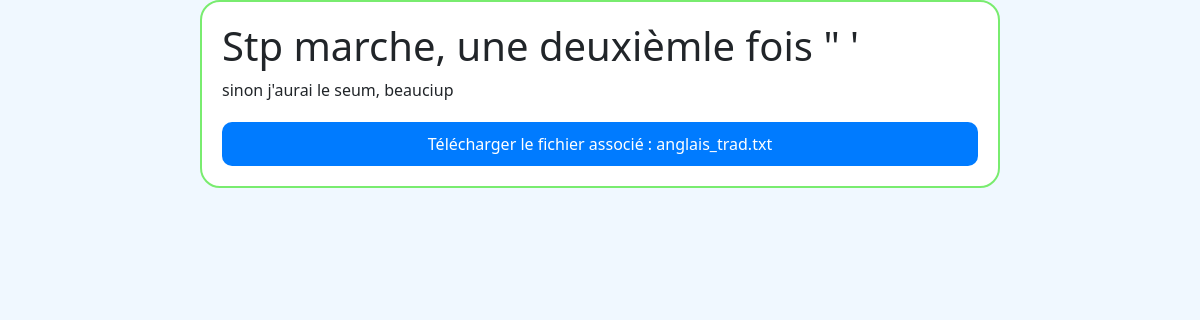
Page /homeworks/1/2 on the committed database.
### app.py (models this page shows)
class Answer(db.Model):
    id = db.Column(db.Integer, primary_key=True)
    homework_id = db.Column(db.Integer)
    title = db.Column(db.String(200), index=True, unique=True)
    content = db.Column(db.String(2000))
    user_id = db.Column(db.String(200))
    due_date = db.Column(db.String(50))
    file_data = db.Column(db.LargeBinary, nullable=True)
    file_name = db.Column(db.String(100), nullable=True)

### app.py (the view)
@app.route('/homeworks/', defaults={'homework_id': None, 'answer_id': None}, methods=['GET'])
@app.route('/homeworks/<int:homework_id>/', defaults={'answer_id': None}, methods=['GET'])
@app.route('/homeworks/<int:homework_id>/<int:answer_id>', methods=['GET'])
def homeworks(homework_id=None, answer_id=None):
    if homework_id:
        homework = Homework.query.get(int(homework_id))
        answers = Answer.query.filter_by(homework_id=homework_id).all()
        if homework:
            if answer_id:
                answer = Answer.query.get(int(answer_id))
                if answer:
                    return render_template('answer.html', homework=homework, ans=answer)
                else:
                    session.pop('_flashes', None)
                    flash('Answer not found.')
                    return redirect(url_for('homeworks')+str(homework_id))
            else:
                return render_template('homework_answers.html', homework=homework, answers=answers)
        else:
            session.pop('_flashes', None)
            flash('Homework not found.')
            return redirect(url_for('homeworks'))
    else:
        homework_list = Homework.query.all()
        return render_template('homeworks.html', homework_list=homework_list)

### templates/answer.html (shortened to what this page needs)
<!DOCTYPE html>
<html lang="en">
<head>
    <link rel="stylesheet" href="{{ url_for('static', filename='css/bootstrap.min.css') }}">
</head>
<body>
    <div class="answer-container">
        <h1>{{ ans.title }}</h1>
        <p>{{ ans.content }}</p>
        {% if ans.file_data %}
        <div class="answer-file">
            <a href="{{ url_for('download_file', answer_id=ans.id) }}">Télécharger le fichier associé : {{ ans.file_name }}</a>
        </div>
        {% endif %}
    </div>
</body>

### rows in the picture
Answer: title "Stp marche, une deuxièmle fois \" '", content "sinon j'aurai le seum, beauciup", file_name "anglais_trad.txt"
